Frame 1 (no input): blank canvas, image omitted
Frame 60 (the mouse pressed at the canvas centre just before this capture): blank canvas, image omitted
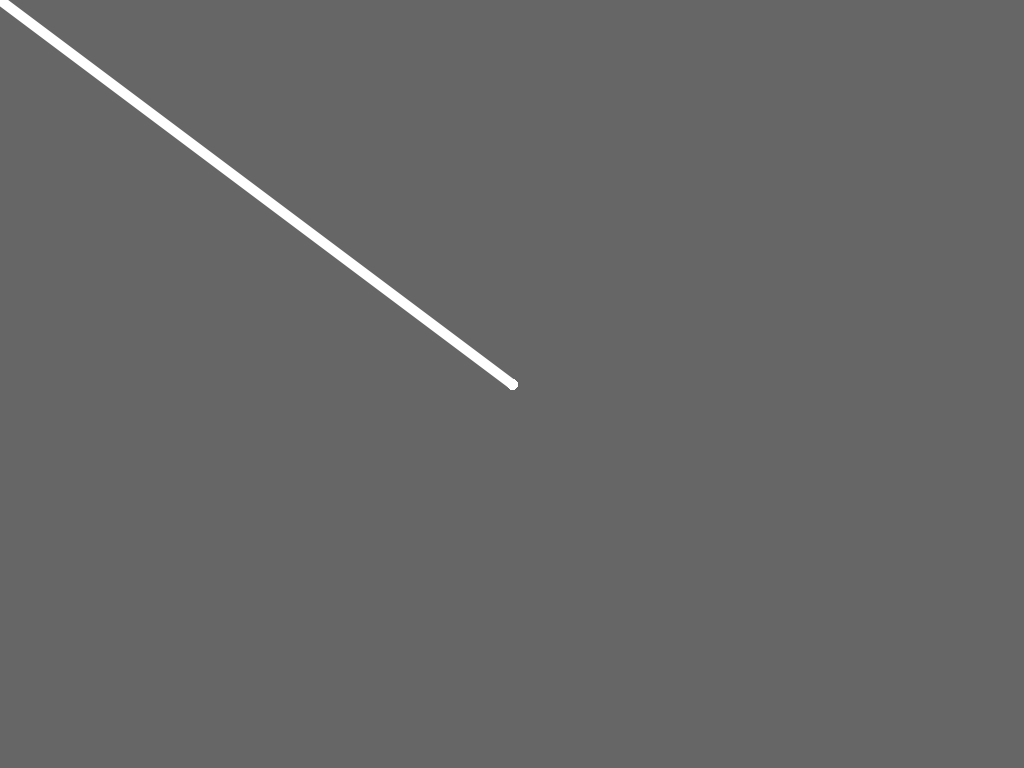
Frame 120 (the mouse held since frame 60 and released just before this capture)

The Processing sketch whose frames 1 and 60 were blank and that drew this single picture after the mouse press (run headless with seeded random() and noise(); from frame 60 on, the mouse is pressed at the canvas centre):

// Processing sketch: processing_34081
// ── processing_34081.pde

int[] mouseXValues= new int[0];
int[] mouseYValues= new int[0];
int clickStart=0;
int clickEnd=0;
//int ellipseSpot = int(random(clickStart, clickEnd)+.5);

color lineColor = color(255);

int[] ellipseSpot = new int[5];
int dripCount=0;

int[] circleY= {0, 0, 0, 0, 0};
int[] circleX= {-600, -600,-600,-600,-600};

boolean circle;

void setup() {
  size(1024, 768);
  background(102);
  frameRate(15);
  
  circle = false;
}

void draw() {
  stroke(255);
  strokeWeight(10);
  smooth();
  if(mousePressed) {
    mouseXValues = append(mouseXValues,mouseX);
    mouseYValues = append(mouseYValues,mouseY);
    println(mouseXValues[mouseXValues.length-1]);
    println(mouseYValues[mouseYValues.length-1]);
    println("clickStart: " + clickStart);
    println("clickEnd: " + clickEnd);
    stroke(lineColor);
    line(mouseX, mouseY, pmouseX, pmouseY);
    //line(mouseX-noise(0)*.02, mouseY, mouseX, int(mouseY+(pmouseX-mouseX*.2)));
  }
 // if (mousePressed) {
  //  fill
  
  //make paint drip
  noStroke();
  if(circle == true && dripCount<40) {
    for(int i=0; i<ellipseSpot.length; i++){
      ellipse(mouseXValues[ellipseSpot[i]], circleY[i], 10,10);
      circleY[i]+=int(random(5)+.5); 
    }
    dripCount+=1;
  }
  
}

void mousePressed(){
  clickStart=mouseXValues.length;
}
void mouseDragged(){
  clickEnd=mouseXValues.length;
}

void mouseReleased(){
    if(clickEnd>5){
      for(int i = 0; i<ellipseSpot.length; i++){
        ellipseSpot[i] = int(random(clickStart, clickEnd)+.5);
        circleY[i] = mouseYValues[ellipseSpot[i]];
        circleX[i] = mouseXValues[ellipseSpot[i]];
        ellipse(circleX[i], circleY[i], 10,10);
      }
      //mouseYValues[ellipseSpot]++;  // really you ignore this, and delete at the end, if you still aren't using it.
    } 

    
     //ellipse(mouseXValues[ellipseSpot], mouseYValues[ellipseSpot], 50,50);     
     circle = true;
     dripCount=0;     
}

void keyPressed() {
   if (key=='a') {
     lineColor = color(0, 80, 200);
      //noStroke();
     fill(lineColor);
     line(mouseX, mouseY, pmouseX, pmouseY);
        if(circle == true && dripCount<40) {
            for(int i=0; i<ellipseSpot.length; i++){
              ellipse(mouseXValues[ellipseSpot[i]], circleY[i], 10,10);
            }
        }
   }
   
  if (key =='b'){
   lineColor = color(247,245,55);
    fill(lineColor);
    line(mouseX, mouseY, pmouseX, pmouseY);
        if(circle == true && dripCount<40) {
            for(int i=0; i<ellipseSpot.length; i++){
              ellipse(mouseXValues[ellipseSpot[i]], circleY[i], 10,10);
            }
        }
  } 
 
  if (key=='c'){
    lineColor = color(#ed1c24);
    fill(lineColor);
    line(mouseX, mouseY, pmouseX, pmouseY);
        if(circle == true && dripCount<40) {
            for(int i=0; i<ellipseSpot.length; i++){
              ellipse(mouseXValues[ellipseSpot[i]], circleY[i], 10,10);
            }
        }
  }
  
  if(key == 'o'){
    lineColor = (#225c0c);
    fill(lineColor);
     int diam=50; 

     //line(mouseX, mouseY, pmouseX, pmouseY);
      if(circle == true && dripCount<40) {
            for(int i=0; i<ellipseSpot.length; i++){
              //ellipse(mouseXValues[ellipseSpot[i]], circleY[i], 50,50);
       
       ellipse(mouseXValues[ellipseSpot[i]], circleY[i], diam,diam);
  }
  diam++;
      }
       }
}
    
